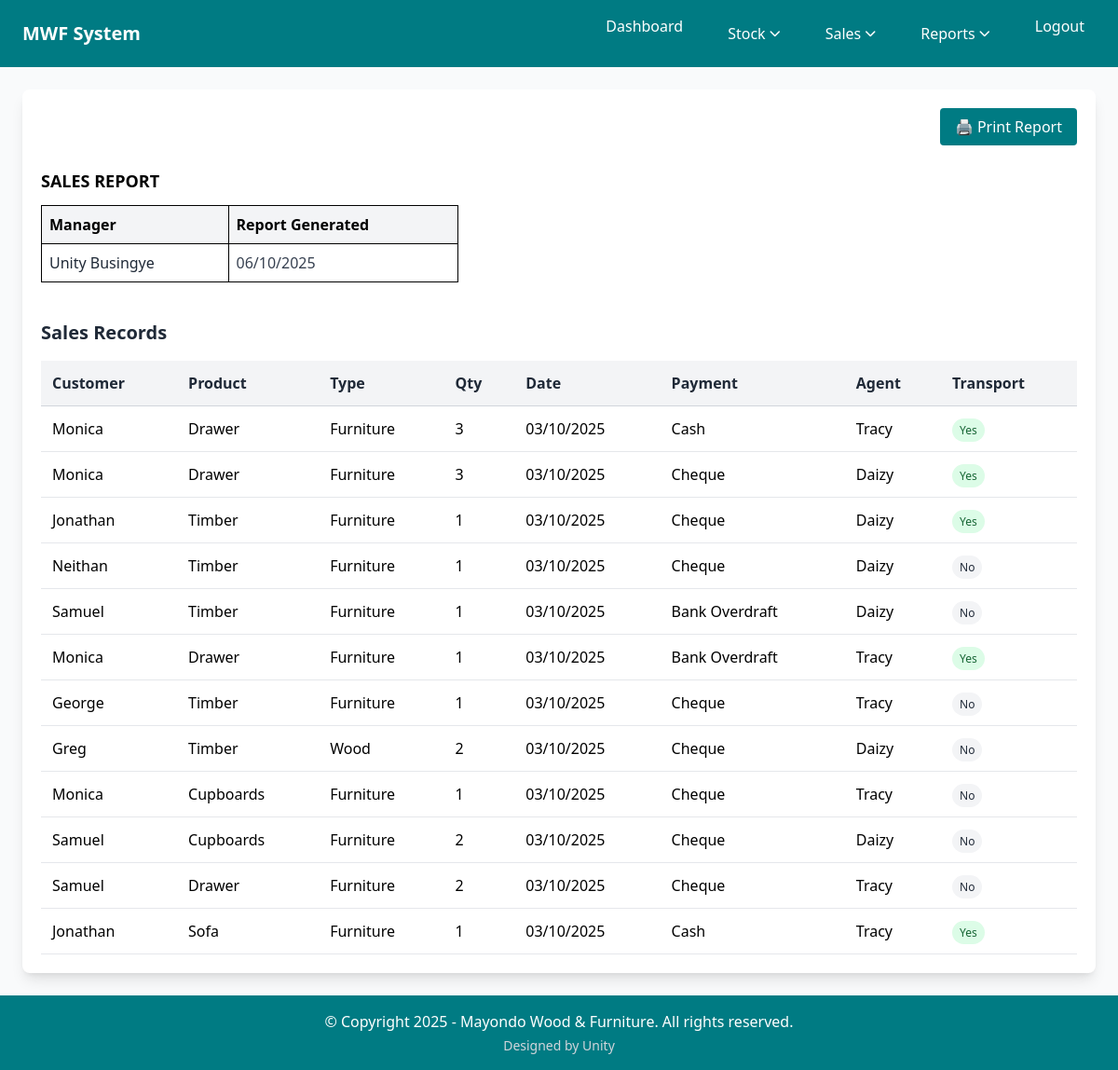
/saleReport/ (signed in), run on an earlier commit of the app's database.
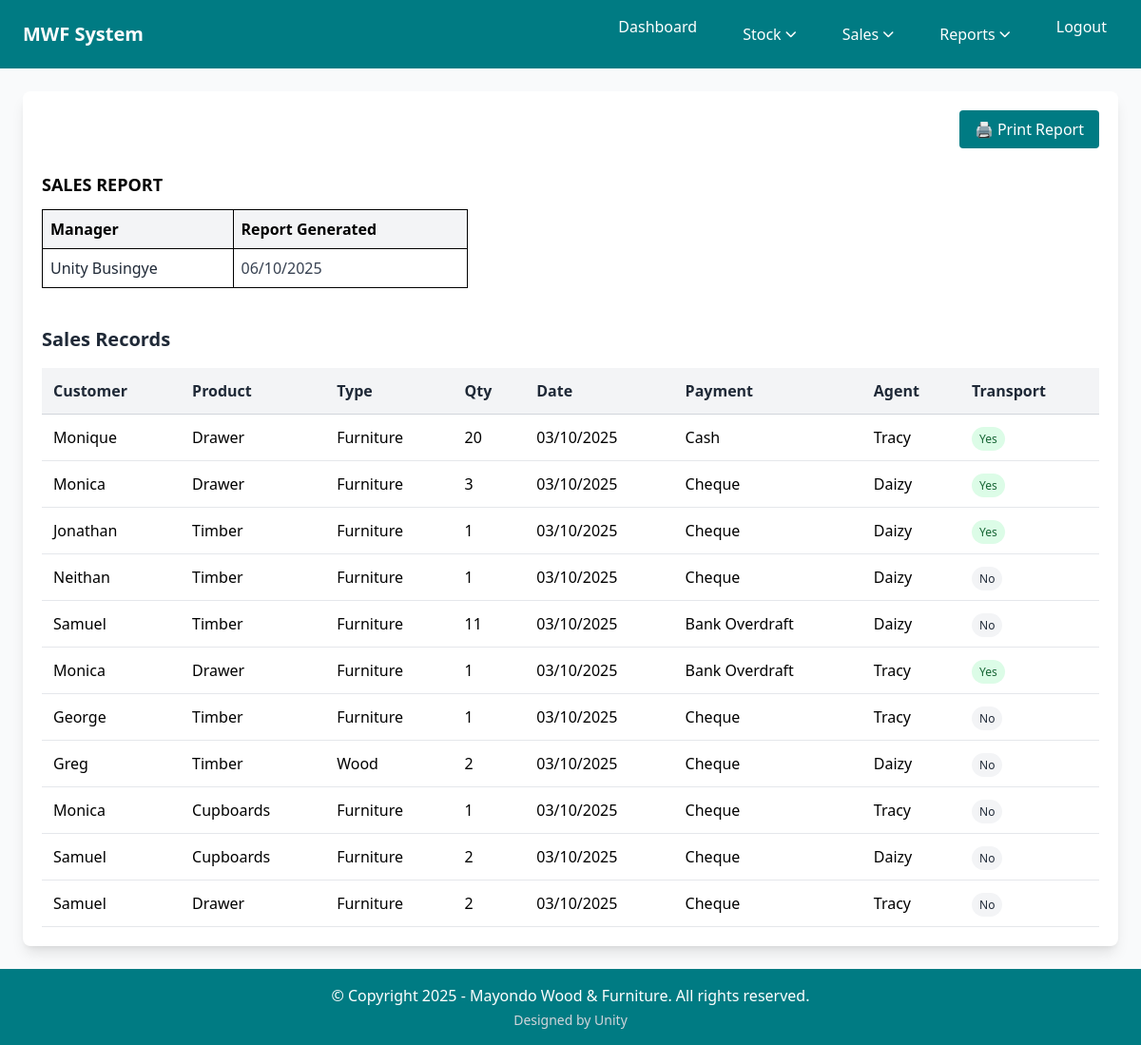
And on a later commit of the database.
### home/models.py (models this page shows, shortened)
class Sale(models.Model):
    CUSTOMER_CHOICES = [('Timber', 'Timber'), ('Sofa', 'Sofa'),('Tables','Tables'),('Cupboards','Cupboards'),('Drawer','Drawer'),('Poles','Poles')]
    PRODUCT_TYPE_CHOICES = [('Wood', 'Wood'), ('Furniture', 'Furniture')]
    PAYMENT_CHOICES = [('Cash', 'Cash'), ('Cheque','Cheque'), ('Bank Overdraft','Bank Overdraft')]
    product_id = models.CharField(max_length=50, blank=True, unique=True)
    customer_name = models.CharField(max_length=100)
    product_name = models.CharField(max_length=100, choices=CUSTOMER_CHOICES,
                                   help_text="Select the product category",
                                   default='Timber')
    product_type = models.CharField(max_length=20, choices=PRODUCT_TYPE_CHOICES,
                                   help_text="Select the product type",
                                   default='Furniture')
    product_ref = models.ForeignKey(Product, on_delete=models.PROTECT, null=True, blank=True,
                                   help_text="Auto-populated from product details")
    quantity = models.IntegerField()  # Number of items sold
    date = models.DateField(null=False)  # When the sale occurred
    payment_type = models.TextField(choices = PAYMENT_CHOICES)  # How customer paid
    sales_agent = models.CharField(max_length=50)  # Employee who made the sale
    transport_required = models.BooleanField(default=False)  # Delivery needed (checkbox)

### home/views.py (the view)
# urls.py: path('saleReport/', saleReport, name='saleReport'),     # Sales report page
@secure_view
@login_required
@user_passes_test(is_employee_or_manager)
@manager_required
def saleReport(request):
    from django.contrib.auth.models import User
    from datetime import date
    start_date = request.GET.get("start_date")
    end_date = request.GET.get("end_date")
    all_sales = Sale.objects.all().order_by('-date')
    if start_date:
        all_sales = all_sales.filter(date__gte=start_date)
    if end_date:
        all_sales = all_sales.filter(date__lte=end_date)
    current_manager = request.user
    if not current_manager.groups.filter(name='Manager').exists():
        managers = User.objects.filter(groups__name='Manager').first()
        current_manager = managers if managers else request.user
    context = {
        'sales': all_sales,
        'start_date': start_date,
        'end_date': end_date,
        'manager_name': current_manager.get_full_name() or current_manager.username,
        'report_date': date.today(),
        'total_sales': all_sales.count(),
        'is_filtered': bool(start_date or end_date)
    }
    return render(request, "sales_report.html", context)

### home/context_processors.py (called while the page is built)
def user_roles(request):
    context = {
        'is_manager': False,
        'is_employee': False,
    }
    if request.user.is_authenticated:
        context['is_manager'] = request.user.groups.filter(name="Manager").exists()
        context['is_employee'] = request.user.groups.filter(name="Employee").exists()
    return context

### home/views.py (called while the page is built)
def manager_required(view_func):
    @wraps(view_func)
    def _wrapped_view(request, *args, **kwargs):
        if not request.user.is_authenticated:
            return redirect('login')
        if not request.user.groups.filter(name="Manager").exists():
            messages.error(request, "Access denied. Manager privileges required.")
            return redirect('dashboard')
        return view_func(request, *args, **kwargs)
    return _wrapped_view

def is_employee_or_manager(user):
    return user.is_authenticated and user.groups.filter(name__in=['Manager', 'Employee']).exists()

### home/templates/sales_report.html (shortened to what this page needs)
{% extends 'base.html' %}
{% block content %}
  <div class="max-w-screen-2xl mx-auto bg-white rounded-lg p-5 relative shadow-lg">
    <button class="print-btn absolute top-5 right-5 px-4 py-2 bg-cordes-dark text-white border-0 rounded cursor-pointer hover:bg-cordes-blue transition-colors" onclick="window.print()">🖨️ Print Report</button>
    <div class="mt-16 mb-8">
      <table class="border-collapse w-full max-w-md">
        <caption class="font-bold mb-3 text-left text-lg">SALES REPORT</caption>
        <thead class="bg-gray-100">
          <tr>
            <th class="border border-black p-2 text-left">Manager</th>
            <th class="border border-black p-2 text-left">Report Generated</th>
          </tr>
        </thead>
        <tbody>
          <tr>
            <td class="border border-black p-2 font-medium text-gray-800">{{ manager_name }}</td>
            <td class="border border-black p-2 text-gray-700">{{ report_date|date:"d/m/Y" }}</td>
          </tr>
        </tbody>
      </table>
    </div>
    <section class="w-full mt-10">
      <h2 class="text-xl font-semibold mb-4 text-gray-800">
        Sales Records
      </h2>
      <table class="w-full border-collapse">
        <thead>
          <tr class="bg-gray-100">
            <th class="p-3 text-left border-b border-gray-300 text-gray-800">Customer</th>
            <th class="p-3 text-left border-b border-gray-300 text-gray-800">Product</th>
            <th class="p-3 text-left border-b border-gray-300 text-gray-800">Type</th>
            <th class="p-3 text-left border-b border-gray-300 text-gray-800">Qty</th>
            <th class="p-3 text-left border-b border-gray-300 text-gray-800">Date</th>
            <th class="p-3 text-left border-b border-gray-300 text-gray-800">Payment</th>
            <th class="p-3 text-left border-b border-gray-300 text-gray-800">Agent</th>
            <th class="p-3 text-left border-b border-gray-300 text-gray-800">Transport</th>
          </tr>
        </thead>
        <tbody>
        {% for sale in sales %}
        <tr class="hover:bg-gray-50">
          <td class="p-3 border-b border-gray-200">{{ sale.customer_name }}</td>
          <td class="p-3 border-b border-gray-200">
            {{ sale.product_name|default:"N/A" }}
          </td>
          <td class="p-3 border-b border-gray-200">
            {{ sale.product_type|default:"N/A" }}
          </td>
          <td class="p-3 border-b border-gray-200">{{ sale.quantity }}</td>
          <td class="p-3 border-b border-gray-200">{{ sale.date|date:"d/m/Y" }}</td>
          <td class="p-3 border-b border-gray-200">{{ sale.payment_type }}</td>
          <td class="p-3 border-b border-gray-200">{{ sale.sales_agent }}</td>
          <td class="p-3 border-b border-gray-200">
            <span class="px-2 py-1 rounded-full text-xs font-medium {% if sale.transport_required %}bg-green-100 text-green-800{% else %}bg-gray-100 text-gray-800{% endif %}">
              {{ sale.transport_required|yesno:"Yes,No" }}
            </span>
          </td>
        </tr>
        {% endfor %}
      </tbody>
      </table>
    </section>
  </div>
{% endblock %}

What changed in the data, as far as the page shows it:
removed Sale: customer_name "Jonathan", product_name "Sofa", product_type "Furniture", quantity "1", date "03/10/2025", payment_type "Cash", sales_agent "Tracy", transport_required "Yes"
changed Sale "Cash": customer_name "Monica" → "Monique"; quantity "3" → "20"
changed Sale (number 5 of 11 on the later page): quantity "1" → "11"
